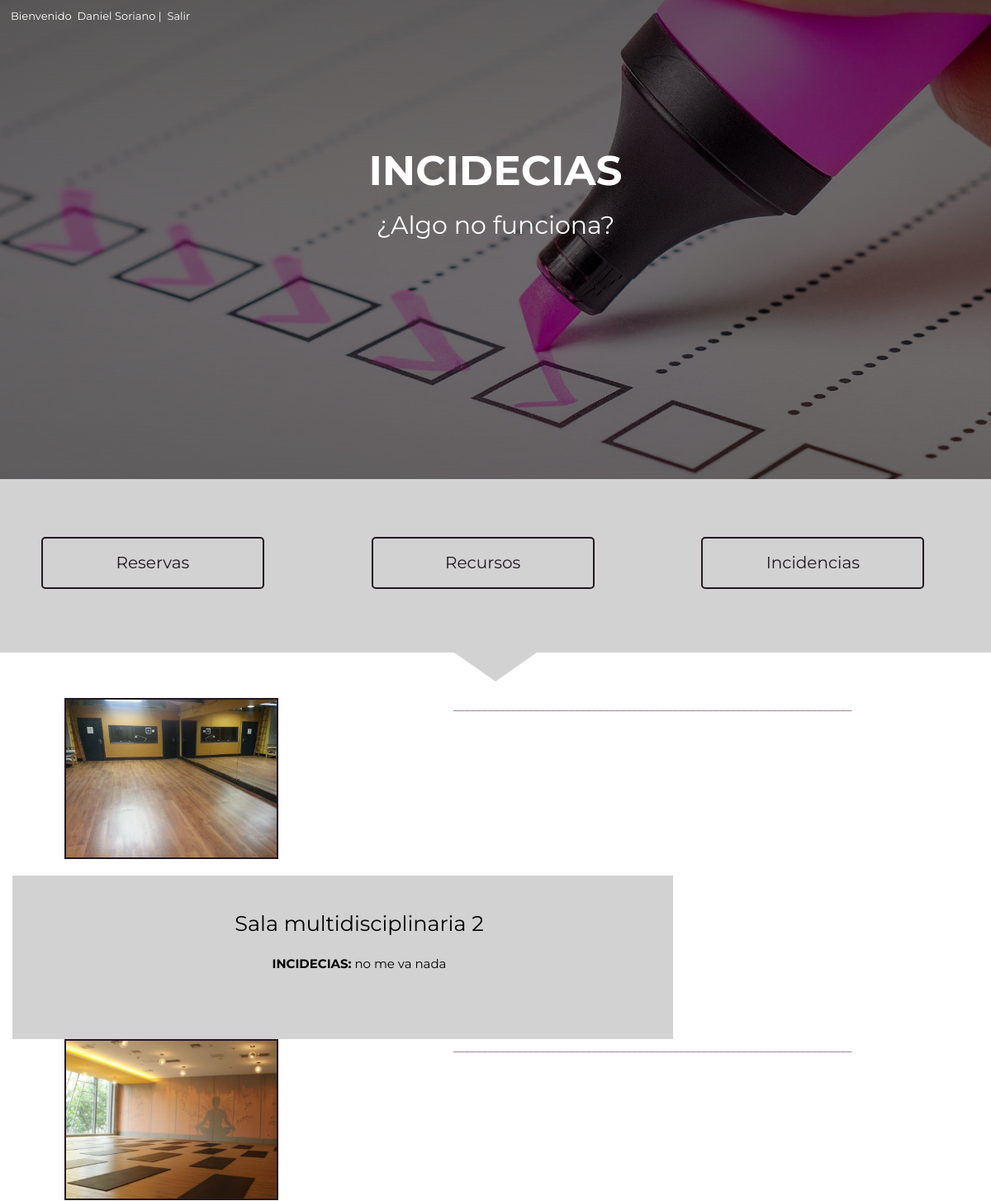
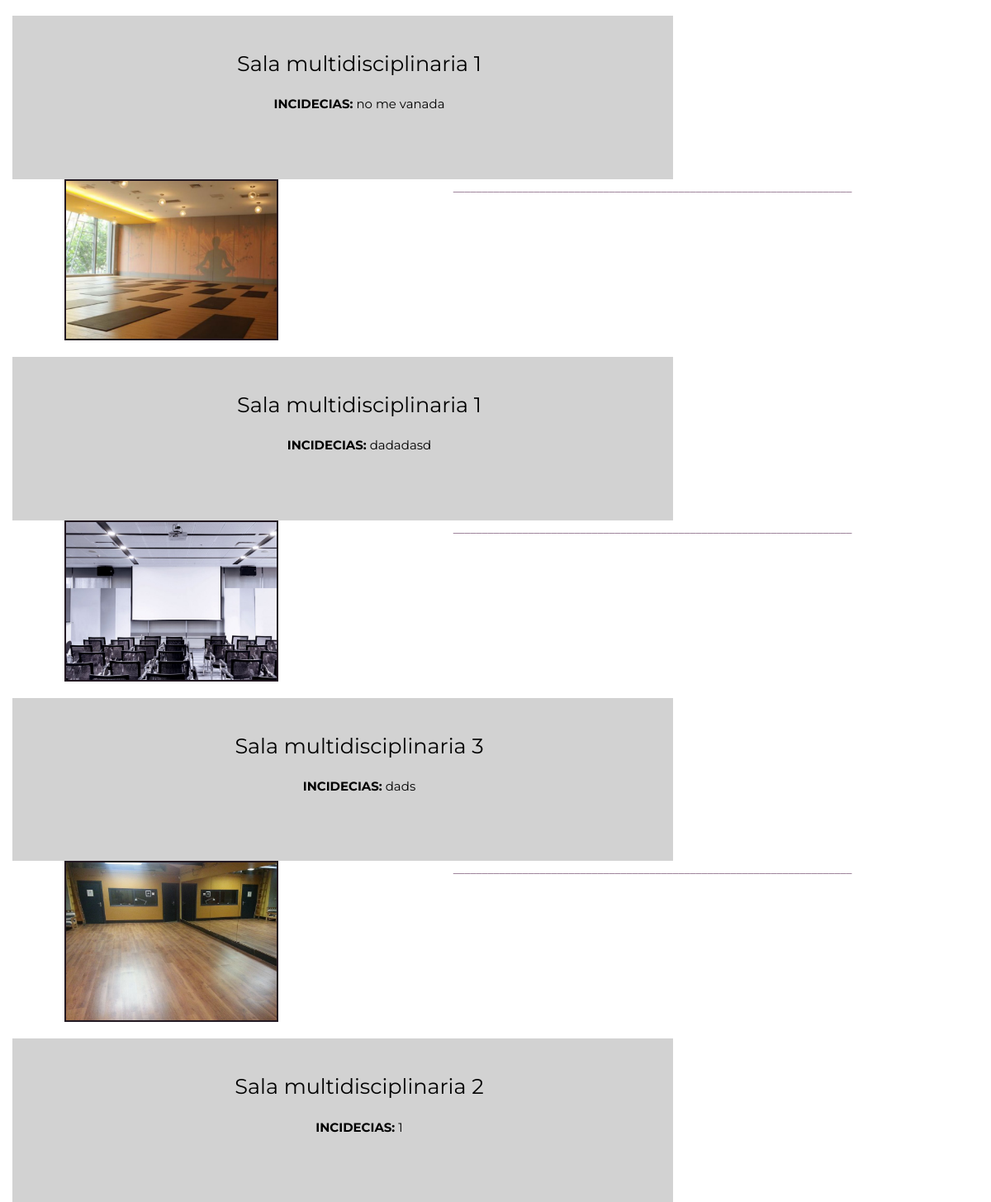
Screenshot of /incidencias.php (signed in) with the database file from the repository (2 pictures, top to bottom).
### tables this page shows
CREATE TABLE `tbl_usuario` (
  `id_usuario` int(11) NOT NULL,
  `nombre` char(30) DEFAULT NULL,
  `apellido` char(30) DEFAULT NULL,
  `dni` char(9) DEFAULT NULL,
  `nick` char(30) DEFAULT NULL,
  `contra` char(100) DEFAULT NULL,
  `id_tipus_usuario` int(11) NOT NULL,
  `sexo` varchar(1) NOT NULL
);

CREATE TABLE `tbl_recurso` (
  `id_recurso` int(11) NOT NULL,
  `nombre_recurso` char(30) DEFAULT NULL,
  `disponible` int(3) DEFAULT NULL,
  `id_tipus_recurso` int(11) DEFAULT NULL,
  `Descripcion` varchar(255) DEFAULT NULL,
  `Imagen` varchar(100) NOT NULL
);

CREATE TABLE `tbl_incidencia` (
  `id_incidencia` int(11) NOT NULL,
  `id_reserva` int(11) DEFAULT NULL,
  `id_tipus_incidencia` int(11) DEFAULT NULL,
  `descripcion` char(255) DEFAULT NULL
);

### html/functions.php (called while the page is built, shortened)
<?php
function get_perfil($id_usuari){
  include "BBDD.php";
  $sql = "SELECT id_usuario FROM tbl_usuario WHERE id_usuario='".$id_usuari."' LIMIT 1 ";
    $result = mysqli_query($con, $sql);
  $id = mysqli_fetch_row($result);
  return $id[0];
}
function get_nom_perfil($id_perfil){
  include "BBDD.php";
  $sql = "SELECT nombre, apellido FROM tbl_usuario WHERE id_usuario='".$id_perfil."' LIMIT 1 ";
  $result = mysqli_query($con, $sql);
  $id = mysqli_fetch_row($result);
  $nombre=$id[0]." ".$id[1];
  return $nombre;
}
function sexo($id_perfil){
  include "BBDD.php";
  $sql = "SELECT sexo FROM tbl_usuario WHERE id_usuario='".$id_perfil."' LIMIT 1 ";
  $qry_sql=mysqli_fetch_array(mysqli_query($con,$sql))[0];
  if($qry_sql=="M"){
    $es="Bienvenido";
    return $es;
  }else{
    $es="Bienvenida";
    return $es;
  }
}
?>

### html/incidencias.php (the view, shortened to what this page needs)
<?php
  include "head.php";
?>
      <div class="header-incidencia">
        <div class="nombre-usu">
          <p><?php session_start(); echo sexo(get_perfil($_SESSION['id_usuario']));?>&nbsp;&nbsp;<?php  echo get_nom_perfil(get_perfil($_SESSION['id_usuario'])); ?> |&nbsp; <a style="color: white;" href="index.php?s=1">Salir</a></p>
        </div>
        <div class="titulo-header text-center">
            <p style="font-size:50px;"><strong>INCIDECIAS</strong></p>
            <p style="font-size:30px;">¿Algo no funciona?</p>
        </div>
      </div>
      <div class="btn-menu text-center">
        <div class="row">
            <div class="col-sm-4">
                <a class="btn-1" href="reservas.php">Reservas</a></div>
            <div class="col-sm-4">
                <a class="btn-2" href="recursos.php">Recursos</a></div>
            <div class="col-sm-4">
                <a class="btn-3" href="incidencias.php">Incidencias</a></div>
        </div>
      </div>
    <div class="sep">
      <div class="row">
          <div class="col-sm-6 sep-de"></div>
          <div class="col-sm-6 sep-iz"></div>
      </div>
    </div>
    <div class="cuerpo">
      <div class="consultas-recursos">
          <?php
            $sql="SELECT * FROM tbl_recurso inner join tbl_reserva on tbl_recurso.id_recurso=tbl_reserva.id_recurso inner join tbl_incidencia on tbl_reserva.id_reserva=tbl_incidencia.id_reserva  where incidencia=0";
            $qry_sql=mysqli_query($con, $sql);
            while($row=mysqli_fetch_array($qry_sql)){
          ?>
            <div class="col-sm-12">
                      <div class="col-sm-4 tbl-imagen-reserva" style="background-color: inherit;">
                        <?php
                          echo '<img height="195px;" style="border: 2px solid #221821;" src="../BBDD/imagenes_recursos/'.$row['Imagen'].'">';
                          ?>
                      </div>
                      <div class="col-sm-8 tbl-txt" style="background-color: #d2d2d2;">
                        <div class="nom-recurso">
                        <?php
                          echo $row['nombre_recurso'];
                        ?>
                        </div>
                        <div class="descripcion-incidencia">
                        <?php
                          echo "<strong>INCIDECIAS:</strong> ".$row['descripcion'];
                        ?>
                        </div>
                        <br>
                      </div>
                <p class="separacion">_____________________________________________________________________</p>
            </div>
        <?php
          }
        ?>
      </div>
    </div>

### css/header.css (style rules this page uses)
body { margin: 0px; font-family: 'Montserrat', sans-serif; }
a { text-decoration: none!important; }
.header-incidencia { height: 580px; width: 100%; margin-top: 0%; position: absolute; background: url(../img/incidencia.png) center; background-size: cover; }
.titulo-header { background-color: none; font-family: 'Montserrat', sans-serif; color: white; padding-top: 11%; padding-bottom: 11%; text-align: center; text-decoration: none; }
.nombre-usu { font-family: 'Montserrat', sans-serif; color: white; font-size: 13px; margin-left: 13px; margin-top: 10px; }
.btn-menu { background-color: #d2d2d2; height: 210px; width: 100%; margin-top: 580px; position: absolute; }
.col-sm-4 { width: 32.5%!important; display: flex; justify-content: center; background-color: #d2d2d2; }
.btn-1,.btn-2,.btn-3 { font-family: 'Montserrat', sans-serif; width: 270px; margin-top: 70px; justify-content: center; border: 2px solid #221821; border-radius: 5px; color: #221821; background-color: #d2d2d2; font-size: 20px; padding: 15px 30px; }
.sep { background-color: #d2d2d2; padding-top: 765px; }
.sep-de { width: 50%; height: 60px; border-right: 50px solid transparent; border-bottom: 35px solid white; }
.sep-iz { width: 50%; height: 60px; border-left: 50px solid transparent; border-bottom: 35px solid white; }
.cuerpo { font-family: 'Montserrat', sans-serif; width: 100%; height: 100%; }
.consultas-recursos { margin-top: 20px; }
.tbl-imagen-reserva { padding-top: 0px; padding-bottom: 20px; padding-left: 20px!important; }
.tbl-txt { padding-top: 20px; padding-bottom: 40px; padding-left: 55px!important; width: 800px!important; }
.nom-recurso { color: black; text-align: center; padding-top: 20px; font-size: 25.5px; }
.separacion { text-align: center; color: #714b6d; }
.descripcion-incidencia { color: black; padding-top: 20px; padding-bottom: 20px; text-align: center; font-size: 15px; }

### rows the page displays
tbl_usuario: sexo(get_perfil($_SESSION['id_usuario'])) "Bienvenido", get_nom_perfil(get_perfil($_SESSION['id_usuario'])) "Daniel Soriano"
tbl_recurso: Imagen (picture), nombre_recurso "Sala multidisciplinaria 2", tbl_incidencia.descripcion "no me va nada", tbl_incidencia.descripcion "1"
tbl_recurso: Imagen (picture), nombre_recurso "Sala multidisciplinaria 1", tbl_incidencia.descripcion "no me vanada", tbl_incidencia.descripcion "dadadasd"
tbl_recurso: Imagen (picture), nombre_recurso "Sala multidisciplinaria 3", tbl_incidencia.descripcion "dads"
